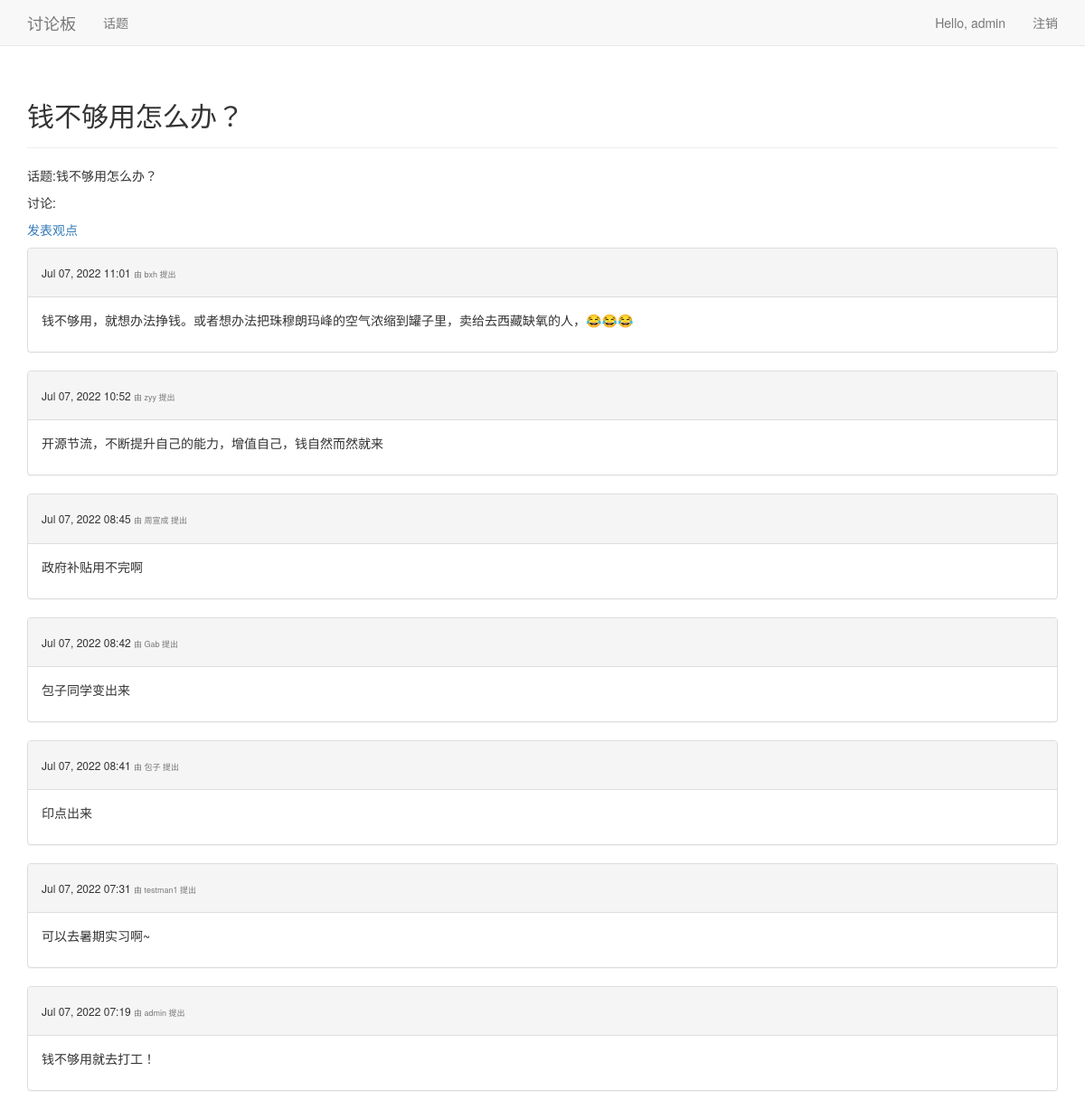
The page /topics/10/ (signed in) on the database its author committed.
### learning_logs/models.py (models this page shows, shortened)
class Topic(models.Model):
    text = models.CharField(max_length=250)
    date_added = models.DateTimeField(auto_now_add=True)
    owner = models.ForeignKey(User,on_delete=models.CASCADE)
    def __str__(self):
        return self.text

class entry(models.Model):
    topic = models.ForeignKey(Topic,on_delete=models.CASCADE) # 储存关联性
    text = models.TextField()
    date_added = models.DateTimeField(auto_now_add=True)
    owner = models.ForeignKey(User,on_delete=models.CASCADE)

### learning_logs/views.py (the view)
# urls.py: re_path(r'^topics/(?P<topic_id>\d+)/$',views.topic,name='topic'),
@login_required
def topic(request,topic_id):
    topic = Topic.objects.get(id = topic_id)
    entries = topic.entry_set.order_by('-date_added')
    context = {'topic':topic,'entries':entries}
    """# 确认请求的主题属于当前用户
    if topic.owner != request.user:
        raise Http404"""
    return render(request,'learning_logs/topic.html',context)

### learning_logs/templates/learning_logs/topic.html (shortened to what this page needs)
<!DOCTYPE html>
<html lang="en">
<head>
</head>
<body>
{% extends 'learning_logs/base.html' %}
{% block header %}
    <h2>{{ topic }}</h2>
{% endblock header %}
{% block content %}
    <p>话题:{{ topic }}</p>
    <p>讨论:</p>
    <p>
        <a href="{% url 'learning_logs:new_entry' topic.id %}">发表观点</a>
    </p>
    {% for entry in entries %}
        <div class="panel panel-default">
            <div class="panel-heading">
                <h6>
                    {{ entry.date_added|date:'M d, Y H:i' }}
                    <small>
                        由 {{ entry.owner }} 提出
                    </small>
                </h6>
            </div>
            <div class="panel-body">
                {{ entry.text|linebreaks }}
            </div>
        </div>
    {% empty %}
        成为第一位发言者！
    {% endfor %}
{% endblock content %}

### learning_logs/templates/learning_logs/base.html (shortened to what this page needs)
{% load bootstrap3 %}
<!DOCTYPE html>
<html lang="en">
<head>
    {% bootstrap_css %}
</head>
<body>
    <nav class="navbar navbar-default navbar-static-top">
        <div class="container">
            <div class="navbar-header">
                <a class="navbar-brand" href="{% url 'learning_logs:index' %}">
                讨论板</a>
            </div>
            <div id="navbar" class="navbar-collapse collapse">
                <ul class="nav navbar-nav">
                    <li><a href="{% url 'learning_logs:Topics' %}">话题</a> </li>
                </ul>
                <ul class="nav navbar-nav navbar-right">
                    {% if user.is_authenticated %}
                        <li><a>Hello, {{ user.username }}</a></li>
                        <li><a href="{% url 'users:logout' %}">注销</a> </li>
                    {% else %}
                        <li><a href="{% url 'users:register' %}">注册</a> </li>
                        <li><a href="{% url 'users:login' %}">登录</a> </li>
                    {% endif %}
                </ul>
            </div>
        </div>
    </nav>
    <div class="container">
        <div class="page-header">
            {% block header %}{% endblock header %}
        </div>
        <div>
            {% block content %}{% endblock content %}
        </div>
    </div>
</body>
</html>

### rows shown on the page
Topic: text "钱不够用怎么办？"
entry: date_added "Jul 07, 2022 11:01", owner "bxh", text "钱不够用，就想办法挣钱。或者想办法把珠穆朗玛峰的空气浓缩到罐子里，卖给去西藏缺氧的人，😂😂😂"
entry: date_added "Jul 07, 2022 10:52", owner "zyy", text "开源节流，不断提升自己的能力，增值自己，钱自然而然就来"
entry: date_added "Jul 07, 2022 08:45", owner "周宣成", text "政府补贴用不完啊"
entry: date_added "Jul 07, 2022 08:42", owner "Gab", text "包子同学变出来"
entry: date_added "Jul 07, 2022 08:41", owner "包子", text "印点出来"
entry: date_added "Jul 07, 2022 07:31", owner "testman1", text "可以去暑期实习啊~"
entry: date_added "Jul 07, 2022 07:19", owner "admin", text "钱不够用就去打工！"

### other values the page prints
{{ user.username }} "admin"
